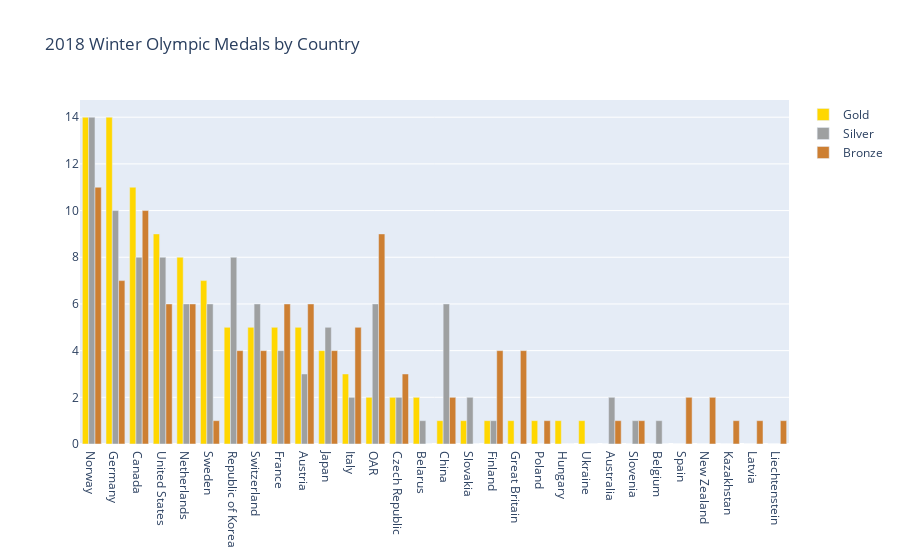

Here is the notebook cell this chart was saved with:
### Code cell
# trace1 - gold medals
trace1 = go.Bar(
    x=df_olympic['NOC'],  # NOC stands for the National Olympic Committee
    y=df_olympic['Gold'],
    name = 'Gold',
    marker=dict(color='#FFD700') # set the marker color to gold
)

# trace2 - silver medals
trace2 = go.Bar(
    x=df_olympic['NOC'],
    y=df_olympic['Silver'],
    name='Silver',
    marker=dict(color='#9EA0A1') # set the marker color to silver
)

# trace3 - bronze medals
trace3 = go.Bar(
    x=df_olympic['NOC'],
    y=df_olympic['Bronze'],
    name='Bronze',
    marker=dict(color='#CD7F32') # set the marker color to bronze
)

# create the data
data4 = [trace1, trace2, trace3]

# create the layout
layout4 = go.Layout(
    title='2018 Winter Olympic Medals by Country'
)

# create the figure
fig4 = go.Figure(data=data4, layout=layout4)
fig4.show()

### Figure 1 — Plotly figure (JSON) as saved in the notebook; plotly's stock layout.template omitted (floating-point values rounded to 4 significant figures)
{"data": [{"marker": {"color": "#FFD700"}, "name": "Gold", "type": "bar", "x": ["Norway", "Germany", "Canada", "United States", "Netherlands", "Sweden", "Republic of Korea", "Switzerland", "France", "Austria", "Japan", "Italy", "OAR", "Czech Republic", "Belarus", "China", "Slovakia", "Finland", "Great Britain", "Poland", "Hungary", "Ukraine", "Australia", "Slovenia", "Belgium", "Spain", "New Zealand", "Kazakhstan", "Latvia", "Liechtenstein"], "y": [14, 14, 11, 9, 8, 7, 5, 5, 5, 5, 4, 3, 2, 2, 2, 1, 1, 1, 1, 1, 1, 1, 0, 0, 0, 0, 0, 0, 0, 0]}, {"marker": {"color": "#9EA0A1"}, "name": "Silver", "type": "bar", "x": ["Norway", "Germany", "Canada", "United States", "Netherlands", "Sweden", "Republic of Korea", "Switzerland", "France", "Austria", "Japan", "Italy", "OAR", "Czech Republic", "Belarus", "China", "Slovakia", "Finland", "Great Britain", "Poland", "Hungary", "Ukraine", "Australia", "Slovenia", "Belgium", "Spain", "New Zealand", "Kazakhstan", "Latvia", "Liechtenstein"], "y": [14, 10, 8, 8, 6, 6, 8, 6, 4, 3, 5, 2, 6, 2, 1, 6, 2, 1, 0, 0, 0, 0, 2, 1, 1, 0, 0, 0, 0, 0]}, {"marker": {"color": "#CD7F32"}, "name": "Bronze", "type": "bar", "x": ["Norway", "Germany", "Canada", "United States", "Netherlands", "Sweden", "Republic of Korea", "Switzerland", "France", "Austria", "Japan", "Italy", "OAR", "Czech Republic", "Belarus", "China", "Slovakia", "Finland", "Great Britain", "Poland", "Hungary", "Ukraine", "Australia", "Slovenia", "Belgium", "Spain", "New Zealand", "Kazakhstan", "Latvia", "Liechtenstein"], "y": [11, 7, 10, 6, 6, 1, 4, 4, 6, 6, 4, 5, 9, 3, 0, 2, 0, 4, 4, 1, 0, 0, 1, 1, 0, 2, 2, 1, 1, 1]}], "layout": {"title": {"text": "2018 Winter Olympic Medals by Country"}}}
